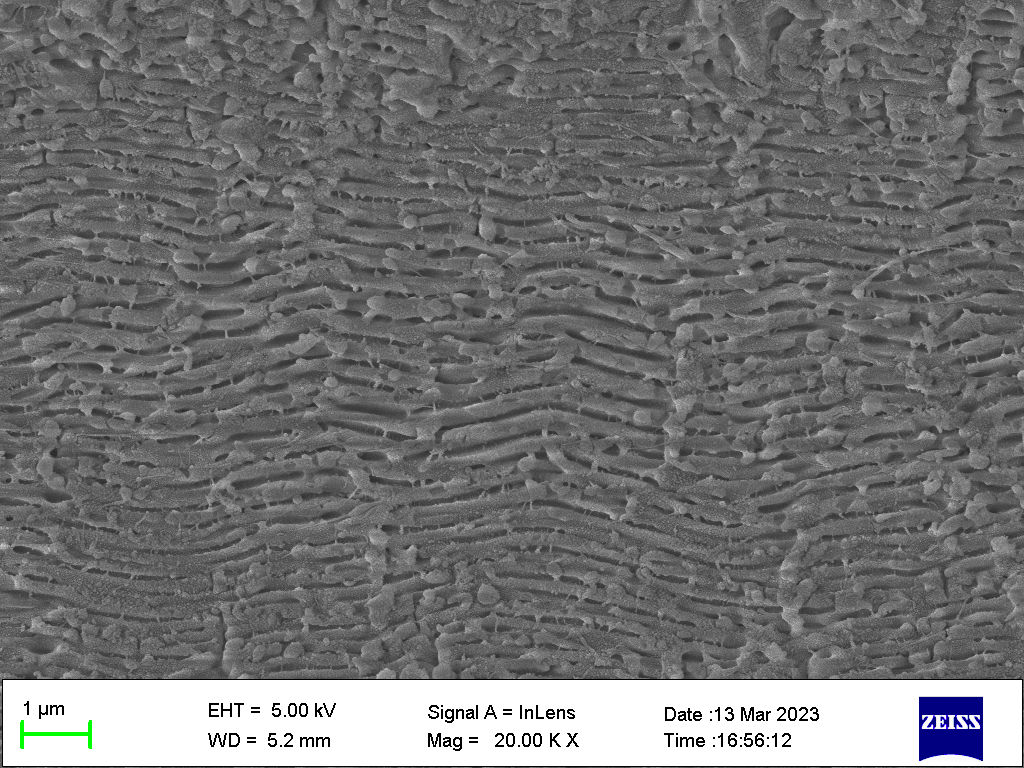
#> input picture demo/L20_H_1500_03.tif, 1024 x 768 px; its folder holds only this picture in this run
$ python main.py
#> lines starting #> are read from the running program, lines starting #| are printed output that depends on the picture
#!/usr/bin/env python3
#!interpreter [optional-arg]
__author__ = "Arun Gopinathan"
__credits__ = ["Arun Gopinathan",'Rajeev Raveendran']
__license__ = "GNU GPL"
__version__ = "0.0.1"
__maintainer__ = "Arun Gopinath"
__email__ = "garunalways@gmail.com"
__status__ = "Production"

import numpy as np
import matplotlib.pyplot as plt
import matplotlib.image as mpimg
from PIL import Image
import os.path, sys


# Add path containing FESEM images
path = "demo"
dirs = os.listdir(path)

# Function to calculate 2D Fourier Tranform
def calculate_2dft(input):
    ft = np.fft.ifftshift(input)
    ft = np.fft.fft2(ft)
    return np.fft.fftshift(ft)

# This function will crop the image to remove FESEM databar and
# each image is converted into Fourier Transform. Both images are savedin same folder
def crop_ft():
    for item in dirs:
        fullpath = os.path.join(path,item)
        if os.path.isfile(fullpath):
            im = Image.open(fullpath)
#> im is the input picture: PIL image 1024x768 RGB; mean R, G, B 114.9, 115.1, 115.5
            f, e = os.path.splitext(fullpath)
            imCrop = im.crop((174.5, 0, 849.5, 675)) # cropping databar
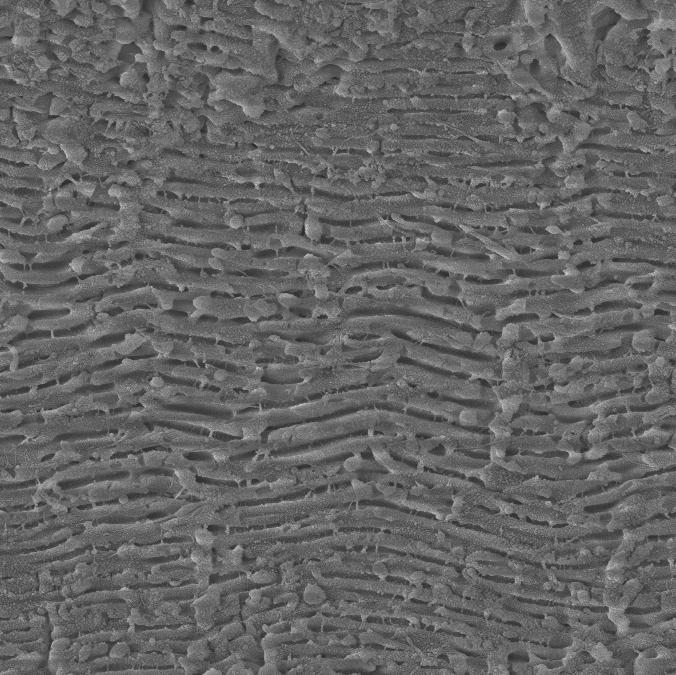
#> imCrop: PIL image 676x675 RGB; min 41, max 206, mean 100.5
            imCrop.save(f + '_Cropped.png', "png", quality=100) # saving cropped image as png
            image = np.array(imCrop)

            # Read and process image
            #image = mpimg.imread(fullpath)
            image = image[:, :, :3].mean(axis=2)
            plt.set_cmap("gray") # Try - hot,gray, Greens, plasma, cividis, inferno, gist_earth (more on colormap - matplotlib)
            ft = calculate_2dft(image)
#> in calculate_2dft, `ft = np.fft.ifftshift(input)`:
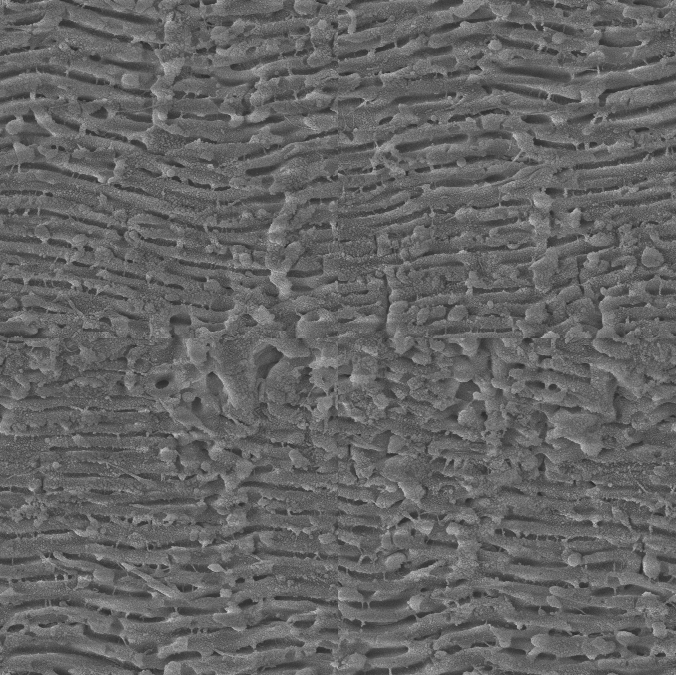
#> ft: shape (675, 676) float64; min 41, max 206, mean 100.5

            # Plotting is done in log scale
            plt.imshow(np.log(abs(ft))) # You can remove np.log to check the normal results
            plt.axis("off") # To remove the axis

            # If you are sure about the limits, then remove the hash and edit xlim and ylim (better around center)
            plt.xlim([0, 675])
            plt.ylim([0, 675])
            plt.savefig(f + '_fourier.png') # Saving the final FT image
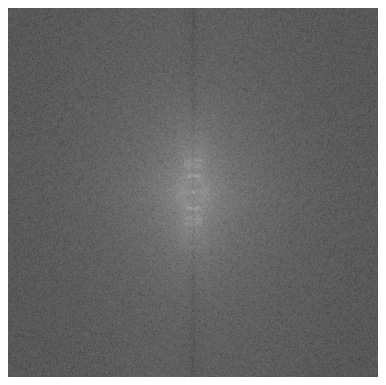
#> figure drawn by matplotlib, 1 panel
crop_ft()

$ run again, on demo/L20_H_1500_03_fourier.png
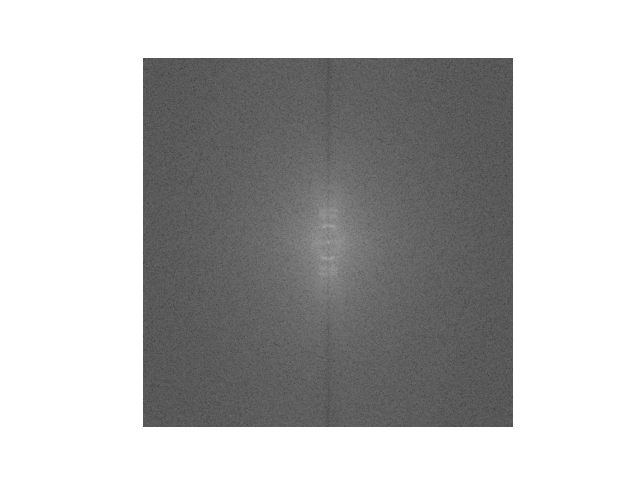
#> input picture demo/L20_H_1500_03_fourier.png, 640 x 480 px
#> in crop_ft, im is the input picture: PIL image 640x480 RGBA; mean R, G, B, A 184.5, 184.5, 184.5, 255
#> in calculate_2dft, `ft = np.fft.ifftshift(input)`:
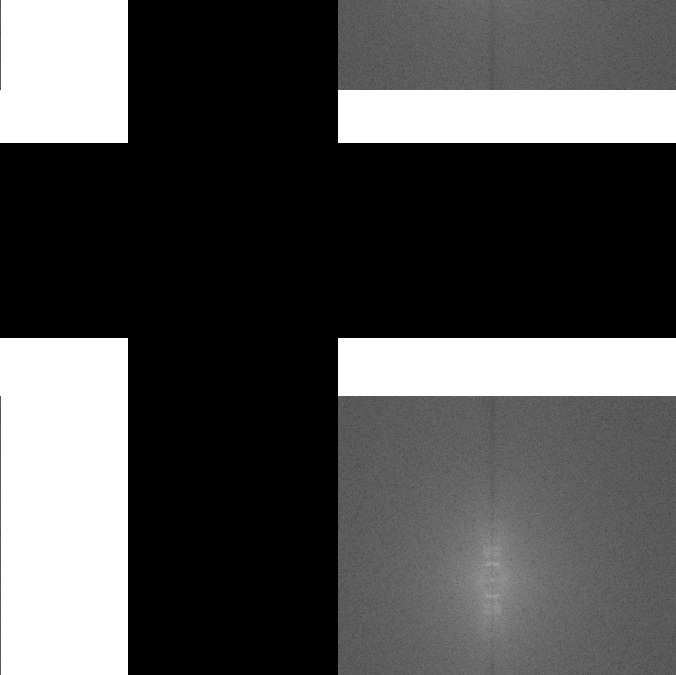
#> ft: shape (675, 676) float64; min 0, max 255, mean 81.7
#> in crop_ft, `plt.savefig(f + '_fourier.png')`:
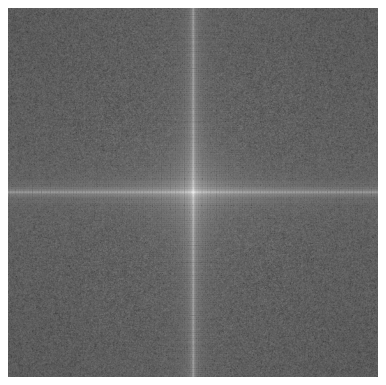
#> figure drawn by matplotlib, 1 panel
